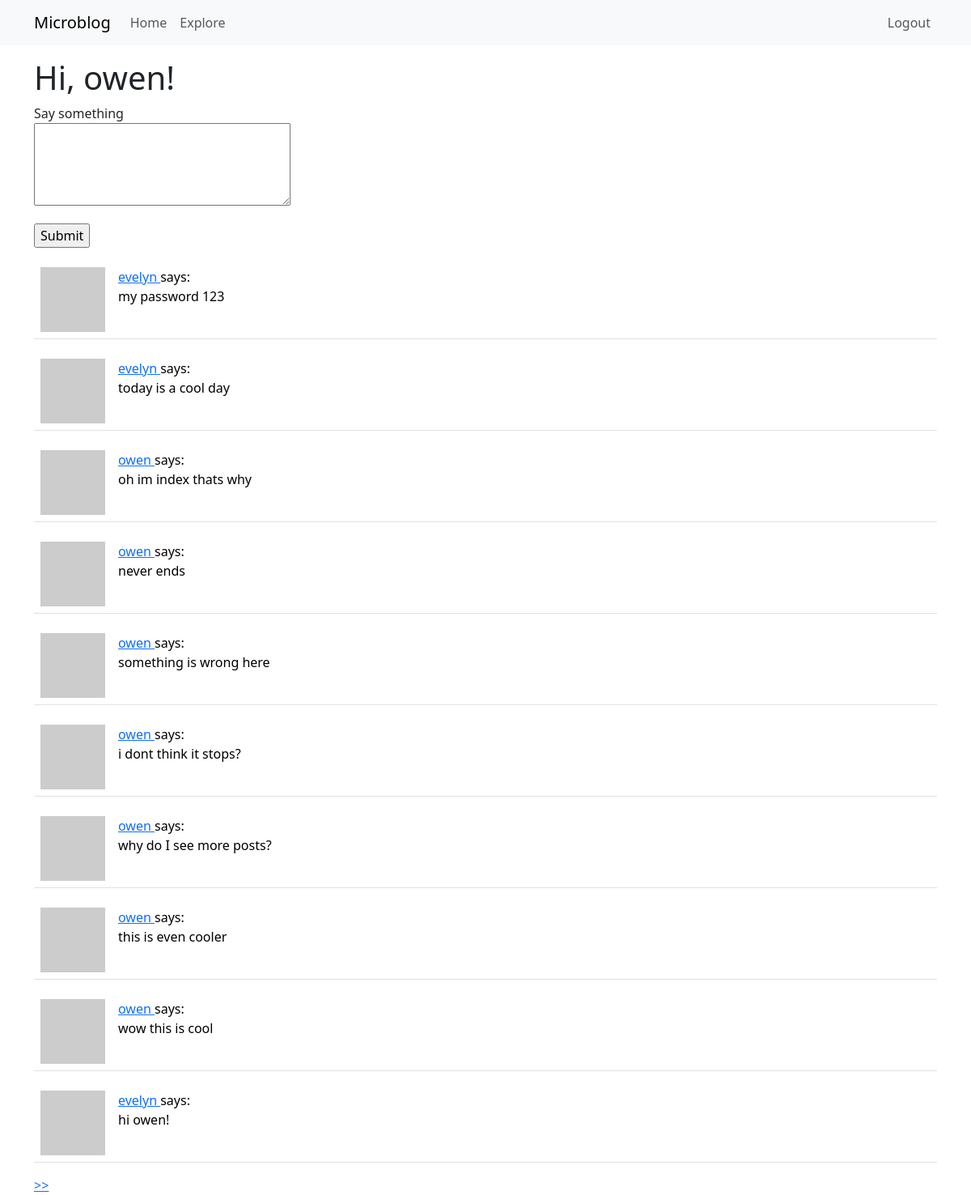
The app's page /index (signed in) with its own data.
### app/models.py (models this page shows, shortened)
class User(UserMixin, db.Model):
    id:             so.Mapped[int] = so.mapped_column(primary_key=True)
    username:       so.Mapped[str] = so.mapped_column(sa.String(64), index=True, unique=True)
    email:          so.Mapped[str] = so.mapped_column(sa.String(120), index=True, unique=True)
    password_hash:  so.Mapped[Optional[str]] = so.mapped_column(sa.String(256))
    posts:          so.WriteOnlyMapped['Post'] = so.relationship(back_populates='author')
    about_me: so.Mapped[Optional[str]] = so.mapped_column(sa.String(140))
    last_seen: so.Mapped[Optional[datetime]] = so.mapped_column(default=lambda: datetime.now(timezone.utc))
    following: so.WriteOnlyMapped['User'] = so.relationship(
        secondary=followers,
        primaryjoin=(followers.c.follower_id == id),
        secondaryjoin=(followers.c.followed_id == id),
        back_populates='followers'
    )
    followers: so.WriteOnlyMapped['User'] = so.relationship(
        secondary=followers,
        primaryjoin=(followers.c.followed_id == id),
        secondaryjoin=(followers.c.follower_id == id),
        back_populates='following'
    )
    def avatar(self, size):
        digest = md5(self.email.lower().encode('utf-8')).hexdigest()
        return f'https://www.gravatar.com/avatar/{digest}?d=identicon&s={size}'
    def following_posts(self):
        Author = so.aliased(User)
        Follower = so.aliased(User)
        return (
            sa.select(Post)
            .join(Post.author.of_type(Author))
            .join(Author.followers.of_type(Follower), isouter=True)
            .where(sa.or_(
                Follower.id == self.id,
                Author.id == self.id
            ))
            .group_by(Post)
            .order_by(Post.timestamp.desc())
        )

class Post(db.Model):
    id:         so.Mapped[int] = so.mapped_column(primary_key=True)
    body:       so.Mapped[str] = so.mapped_column(sa.String(140))
    timestamp:  so.Mapped[datetime] = so.mapped_column(index=True, default=lambda: datetime.now(timezone.utc))
    user_id:    so.Mapped[int] = so.mapped_column(sa.ForeignKey(User.id), index=True)
    author:     so.Mapped[User] = so.relationship(back_populates='posts')
    about_me: so.Mapped[Optional[str]] = so.mapped_column(sa.String(140))
    last_seen: so.Mapped[Optional[datetime]] = so.mapped_column(default=lambda: datetime.now(timezone.utc))

### app/routes.py (the view)
@app.route('/', methods=['GET', 'POST'])
@app.route('/index', methods = ['GET', 'POST'])
@login_required
def bobsanchez():
	form = PostForm()
	if form.validate_on_submit():
		post = Post(body=form.post.data, author=current_user)
		db.session.add(post)
		db.session.commit()
		flash('Your post is now live!')
		return redirect(url_for('bobsanchez'))
	page = request.args.get('page', 1, type=int)
	posts = db.paginate(current_user.following_posts(), page=page, per_page=app.config['POSTS_PER_PAGE'], error_out=False)
	next_url = url_for('bobsanchez', page=posts.next_num) if posts.has_next else None
	prev_url = url_for('bobsanchez', page=posts.prev_num) if posts.has_prev else None
	return render_template('index.html', title='Home', posts=posts, form=form, next_url=next_url, prev_url=prev_url)

### app/forms.py
class PostForm(FlaskForm):
    post = TextAreaField('Say something', validators=[DataRequired(), Length(min=1, max=140)])
    submit = SubmitField('Submit')

### app/models.py (called while the page is built)
@login.user_loader
def load_user(id):
    return db.session.get(User, int(id))

### app/routes.py (called while the page is built)
@app.before_request
def before_request():
	if current_user.is_authenticated:
		current_user.last_seen = datetime.now(timezone.utc)
		db.session.commit()

### app/templates/index.html (shortened to what this page needs)
{% extends "base.html" %}
{% block content %}
    <h1>Hi, {{ current_user.username }}!</h1>
    {% if form %}
    <form action="" method="post">
        <p>
            {{ form.post.label }}<br>
            {{ form.post(cols=32, rows=4) }}<br>
        </p>
        <p> {{ form.submit() }} </p>
    </form>
    {% endif %}
    {% for post in posts %}
        {% include '_post.html' %}
    {% endfor %}
    {% if next_url %}
    <a href="{{ next_url }}">>></a>
    {% endif %}
{% endblock %}

### app/templates/_post.html
<table class="table table-hover">
    <tr>
        <td width="70px">
            <a href="{{ url_for('user', username=post.author.username) }}">
                <img src="{{ post.author.avatar(70) }}"/>
            </a>
        </td>
        <td>
            <a href="{{ url_for('user', username=post.author.username) }}">
                {{ post.author.username }}
            </a>
            says:
            <br>
            {{ post.body }}
        </td>
    </tr>
</table>

### records on screen
User: username "owen"
Post: author.username "evelyn", body "my password 123"
Post: author.username "evelyn", body "today is a cool day"
Post: author.username "owen", body "oh im index thats why"
Post: author.username "owen", body "never ends"
Post: author.username "owen", body "something is wrong here"
Post: author.username "owen", body "i dont think it stops?"
Post: author.username "owen", body "why do I see more posts?"
Post: author.username "owen", body "this is even cooler"
Post: author.username "owen", body "wow this is cool"
Post: author.username "evelyn", body "hi owen!"
